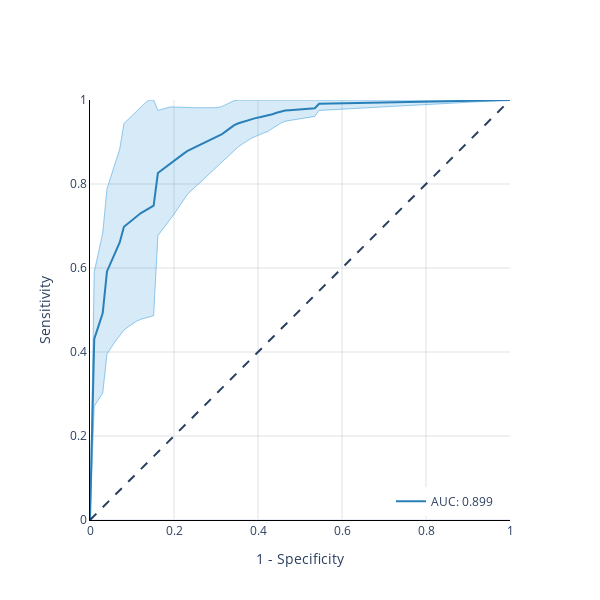

Notebook code cell kept with this figure:
### Code cell
plt.rcParams["figure.figsize"] = (10,10)
dtest = xgb.DMatrix(Xsel, label=y_test)
for train, test in tqdm(folds, total=len(folds)):
    dtrain = xgb.DMatrix(Xsel.iloc[train,:], label=y_test.iloc[train])
    dval   = xgb.DMatrix(Xsel.iloc[test,:], label=y_test.iloc[test])
    model  = xgb.train(
        dtrain                = dtrain,
        params                = params, 
        evals                 = [(dtrain, 'train'), (dval, 'val')],
        num_boost_round       = 1000,
        verbose_eval          = False,
        early_stopping_rounds = 10,
    )
    sets = [dtrain, dval, dtest]
    for i,ds in enumerate(results.keys()):
        y_preds              = model.predict(sets[i])
        labels               = sets[i].get_label()
        fpr, tpr, thresholds = roc_curve(labels, y_preds)
        results[ds]['fpr'].append(fpr)
        results[ds]['tpr'].append(tpr)
        results[ds]['thresholds'].append(thresholds)
        results[ds]['auc'].append(roc_auc_score(labels, y_preds))
kind = 'test'
c_fill      = 'rgba(52, 152, 219, 0.2)'
c_line      = 'rgba(52, 152, 219, 0.5)'
c_line_main = 'rgba(41, 128, 185, 1.0)'
c_grid      = 'rgba(189, 195, 199, 0.5)'
c_annot     = 'rgba(149, 165, 166, 0.5)'
c_highlight = 'rgba(192, 57, 43, 1.0)'
fpr_mean    = np.linspace(0, 1, 100)
interp_tprs = []
for i in range(4):
    fpr           = results[kind]['fpr'][i]
    tpr           = results[kind]['tpr'][i]
    interp_tpr    = np.interp(fpr_mean, fpr, tpr)
    interp_tpr[0] = 0.0
    interp_tprs.append(interp_tpr)
tpr_mean     = np.mean(interp_tprs, axis=0)
tpr_mean[-1] = 1.0
tpr_std      = np.std(interp_tprs, axis=0)
tpr_upper    = np.clip(tpr_mean+tpr_std, 0, 1)
tpr_lower    = tpr_mean-tpr_std
auc          = np.mean(results[kind]['auc'])
fig = go.Figure([
    go.Scatter(
        x          = fpr_mean,
        y          = tpr_upper,
        line       = dict(color=c_line, width=1),
        hoverinfo  = "skip",
        showlegend = False,
        name       = 'upper'),
    go.Scatter(
        x          = fpr_mean,
        y          = tpr_lower,
        fill       = 'tonexty',
        fillcolor  = c_fill,
        line       = dict(color=c_line, width=1),
        hoverinfo  = "skip",
        showlegend = False,
        name       = 'lower'),
    go.Scatter(
        x          = fpr_mean,
        y          = tpr_mean,
        line       = dict(color=c_line_main, width=2),
        hoverinfo  = "skip",
        showlegend = True,
        name       = f'AUC: {auc:.3f}')
])
fig.add_shape(
    type ='line', 
    line =dict(dash='dash'),
    x0=0, x1=1, y0=0, y1=1
)
fig.update_layout(
    template    = 'plotly_white', 
    title_x     = 0.5,
    xaxis_title = "1 - Specificity",
    yaxis_title = "Sensitivity",
    width       = 600,
    height      = 600,
    legend      = dict(
        yanchor="bottom", 
        xanchor="right", 
        x=0.95,
        y=0.01,
    )
)
fig.update_yaxes(
    range       = [0, 1],
    gridcolor   = c_grid,
    scaleanchor = "x", 
    scaleratio  = 1,
    linecolor   = 'black')
fig.update_xaxes(
    range       = [0, 1],
    gridcolor   = c_grid,
    constrain   = 'domain',
    linecolor   = 'black')

### Figure 1 — Plotly figure (JSON) as saved in the notebook; plotly's stock layout.template omitted (floating-point values rounded to 4 significant figures)
{"data": [{"hoverinfo": "skip", "line": {"color": "rgba(52, 152, 219, 0.5)", "width": 1}, "name": "upper", "showlegend": false, "type": "scatter", "x": [0, 0.0101, 0.0202, 0.0303, 0.0404, 0.05051, 0.06061, 0.07071, 0.08081, 0.09091, 0.101, 0.1111, 0.1212, 0.1313, 0.1414, 0.1515, 0.1616, 0.1717, 0.1818, 0.1919, 0.202, 0.2121, 0.2222, 0.2323, 0.2424, 0.2525, 0.2626, 0.2727, 0.2828, 0.2929, 0.303, 0.3131, 0.3232, 0.3333, 0.3434, 0.3535, 0.3636, 0.3737, 0.3838, 0.3939, 0.404, 0.4141, 0.4242, 0.4343, 0.4444, 0.4545, 0.4646, 0.4747, 0.4848, 0.4949, 0.5051, 0.5152, 0.5253, 0.5354, 0.5455, 0.5556, 0.5657, 0.5758, 0.5859, 0.596, 0.6061, 0.6162, 0.6263, 0.6364, 0.6465, 0.6566, 0.6667, 0.6768, 0.6869, 0.697, 0.7071, 0.7172, 0.7273, 0.7374, 0.7475, 0.7576, 0.7677, 0.7778, 0.7879, 0.798, 0.8081, 0.8182, 0.8283, 0.8384, 0.8485, 0.8586, 0.8687, 0.8788, 0.8889, 0.899, 0.9091, 0.9192, 0.9293, 0.9394, 0.9495, 0.9596, 0.9697, 0.9798, 0.9899, 1], "y": [0, 0.591, 0.6366, 0.6834, 0.7888, 0.8184, 0.8498, 0.8829, 0.9442, 0.954, 0.9641, 0.9744, 0.9839, 0.9928, 1, 1, 0.9753, 0.9777, 0.9805, 0.9837, 0.9831, 0.9825, 0.982, 0.9816, 0.9816, 0.9816, 0.9816, 0.9816, 0.9816, 0.9817, 0.9817, 0.9842, 0.9888, 0.9936, 0.9987, 1, 1, 1, 1, 1, 1, 1, 1, 1, 1, 1, 1, 1, 1, 1, 1, 1, 1, 1, 1, 1, 1, 1, 1, 1, 1, 1, 1, 1, 1, 1, 1, 1, 1, 1, 1, 1, 1, 1, 1, 1, 1, 1, 1, 1, 1, 1, 1, 1, 1, 1, 1, 1, 1, 1, 1, 1, 1, 1, 1, 1, 1, 1, 1, 1]}, {"fill": "tonexty", "fillcolor": "rgba(52, 152, 219, 0.2)", "hoverinfo": "skip", "line": {"color": "rgba(52, 152, 219, 0.5)", "width": 1}, "name": "lower", "showlegend": false, "type": "scatter", "x": [0, 0.0101, 0.0202, 0.0303, 0.0404, 0.05051, 0.06061, 0.07071, 0.08081, 0.09091, 0.101, 0.1111, 0.1212, 0.1313, 0.1414, 0.1515, 0.1616, 0.1717, 0.1818, 0.1919, 0.202, 0.2121, 0.2222, 0.2323, 0.2424, 0.2525, 0.2626, 0.2727, 0.2828, 0.2929, 0.303, 0.3131, 0.3232, 0.3333, 0.3434, 0.3535, 0.3636, 0.3737, 0.3838, 0.3939, 0.404, 0.4141, 0.4242, 0.4343, 0.4444, 0.4545, 0.4646, 0.4747, 0.4848, 0.4949, 0.5051, 0.5152, 0.5253, 0.5354, 0.5455, 0.5556, 0.5657, 0.5758, 0.5859, 0.596, 0.6061, 0.6162, 0.6263, 0.6364, 0.6465, 0.6566, 0.6667, 0.6768, 0.6869, 0.697, 0.7071, 0.7172, 0.7273, 0.7374, 0.7475, 0.7576, 0.7677, 0.7778, 0.7879, 0.798, 0.8081, 0.8182, 0.8283, 0.8384, 0.8485, 0.8586, 0.8687, 0.8788, 0.8889, 0.899, 0.9091, 0.9192, 0.9293, 0.9394, 0.9495, 0.9596, 0.9697, 0.9798, 0.9899, 1], "y": [0, 0.2707, 0.2868, 0.3018, 0.395, 0.4114, 0.426, 0.4388, 0.4524, 0.4596, 0.4666, 0.4734, 0.4779, 0.4808, 0.4837, 0.4865, 0.6768, 0.6901, 0.7031, 0.7157, 0.731, 0.7464, 0.7616, 0.7759, 0.7853, 0.7948, 0.8042, 0.8137, 0.8231, 0.8325, 0.8419, 0.8518, 0.8618, 0.8717, 0.8814, 0.8889, 0.8956, 0.9023, 0.9089, 0.9132, 0.9172, 0.9213, 0.9256, 0.9323, 0.9388, 0.945, 0.9495, 0.951, 0.9525, 0.954, 0.9556, 0.9574, 0.9592, 0.961, 0.9752, 0.9757, 0.9763, 0.9768, 0.9774, 0.9779, 0.9785, 0.979, 0.9796, 0.9801, 0.9807, 0.9812, 0.9818, 0.9823, 0.9829, 0.9834, 0.984, 0.9845, 0.9851, 0.9856, 0.9862, 0.9868, 0.9873, 0.9879, 0.9884, 0.989, 0.9895, 0.9901, 0.9906, 0.9912, 0.9917, 0.9923, 0.9928, 0.9934, 0.9939, 0.9945, 0.995, 0.9956, 0.9961, 0.9967, 0.9972, 0.9978, 0.9983, 0.9989, 0.9994, 1]}, {"hoverinfo": "skip", "line": {"color": "rgba(41, 128, 185, 1.0)", "width": 2}, "name": "AUC: 0.899", "showlegend": true, "type": "scatter", "x": [0, 0.0101, 0.0202, 0.0303, 0.0404, 0.05051, 0.06061, 0.07071, 0.08081, 0.09091, 0.101, 0.1111, 0.1212, 0.1313, 0.1414, 0.1515, 0.1616, 0.1717, 0.1818, 0.1919, 0.202, 0.2121, 0.2222, 0.2323, 0.2424, 0.2525, 0.2626, 0.2727, 0.2828, 0.2929, 0.303, 0.3131, 0.3232, 0.3333, 0.3434, 0.3535, 0.3636, 0.3737, 0.3838, 0.3939, 0.404, 0.4141, 0.4242, 0.4343, 0.4444, 0.4545, 0.4646, 0.4747, 0.4848, 0.4949, 0.5051, 0.5152, 0.5253, 0.5354, 0.5455, 0.5556, 0.5657, 0.5758, 0.5859, 0.596, 0.6061, 0.6162, 0.6263, 0.6364, 0.6465, 0.6566, 0.6667, 0.6768, 0.6869, 0.697, 0.7071, 0.7172, 0.7273, 0.7374, 0.7475, 0.7576, 0.7677, 0.7778, 0.7879, 0.798, 0.8081, 0.8182, 0.8283, 0.8384, 0.8485, 0.8586, 0.8687, 0.8788, 0.8889, 0.899, 0.9091, 0.9192, 0.9293, 0.9394, 0.9495, 0.9596, 0.9697, 0.9798, 0.9899, 1], "y": [0, 0.4309, 0.4617, 0.4926, 0.5919, 0.6149, 0.6379, 0.6609, 0.6983, 0.7068, 0.7154, 0.7239, 0.7309, 0.7368, 0.7427, 0.7486, 0.8261, 0.8339, 0.8418, 0.8497, 0.8571, 0.8644, 0.8718, 0.8787, 0.8835, 0.8882, 0.8929, 0.8976, 0.9024, 0.9071, 0.9118, 0.918, 0.9253, 0.9327, 0.94, 0.9445, 0.9479, 0.9513, 0.9547, 0.9568, 0.9588, 0.9608, 0.9629, 0.9662, 0.9694, 0.9727, 0.9752, 0.9759, 0.9765, 0.9772, 0.9779, 0.9788, 0.9796, 0.9805, 0.9909, 0.9911, 0.9913, 0.9915, 0.9917, 0.9919, 0.9921, 0.9923, 0.9925, 0.9927, 0.9929, 0.9931, 0.9933, 0.9935, 0.9937, 0.9939, 0.9941, 0.9943, 0.9945, 0.9947, 0.9949, 0.9952, 0.9954, 0.9956, 0.9958, 0.996, 0.9962, 0.9964, 0.9966, 0.9968, 0.997, 0.9972, 0.9974, 0.9976, 0.9978, 0.998, 0.9982, 0.9984, 0.9986, 0.9988, 0.999, 0.9992, 0.9994, 0.9996, 0.9998, 1]}], "layout": {"height": 600, "legend": {"x": 0.95, "xanchor": "right", "y": 0.01, "yanchor": "bottom"}, "shapes": [{"line": {"dash": "dash"}, "type": "line", "x0": 0, "x1": 1, "y0": 0, "y1": 1}], "title": {"x": 0.5}, "width": 600, "xaxis": {"constrain": "domain", "gridcolor": "rgba(189, 195, 199, 0.5)", "linecolor": "black", "range": [0, 1], "title": {"text": "1 - Specificity"}}, "yaxis": {"gridcolor": "rgba(189, 195, 199, 0.5)", "linecolor": "black", "range": [0, 1], "scaleanchor": "x", "scaleratio": 1, "title": {"text": "Sensitivity"}}}}
